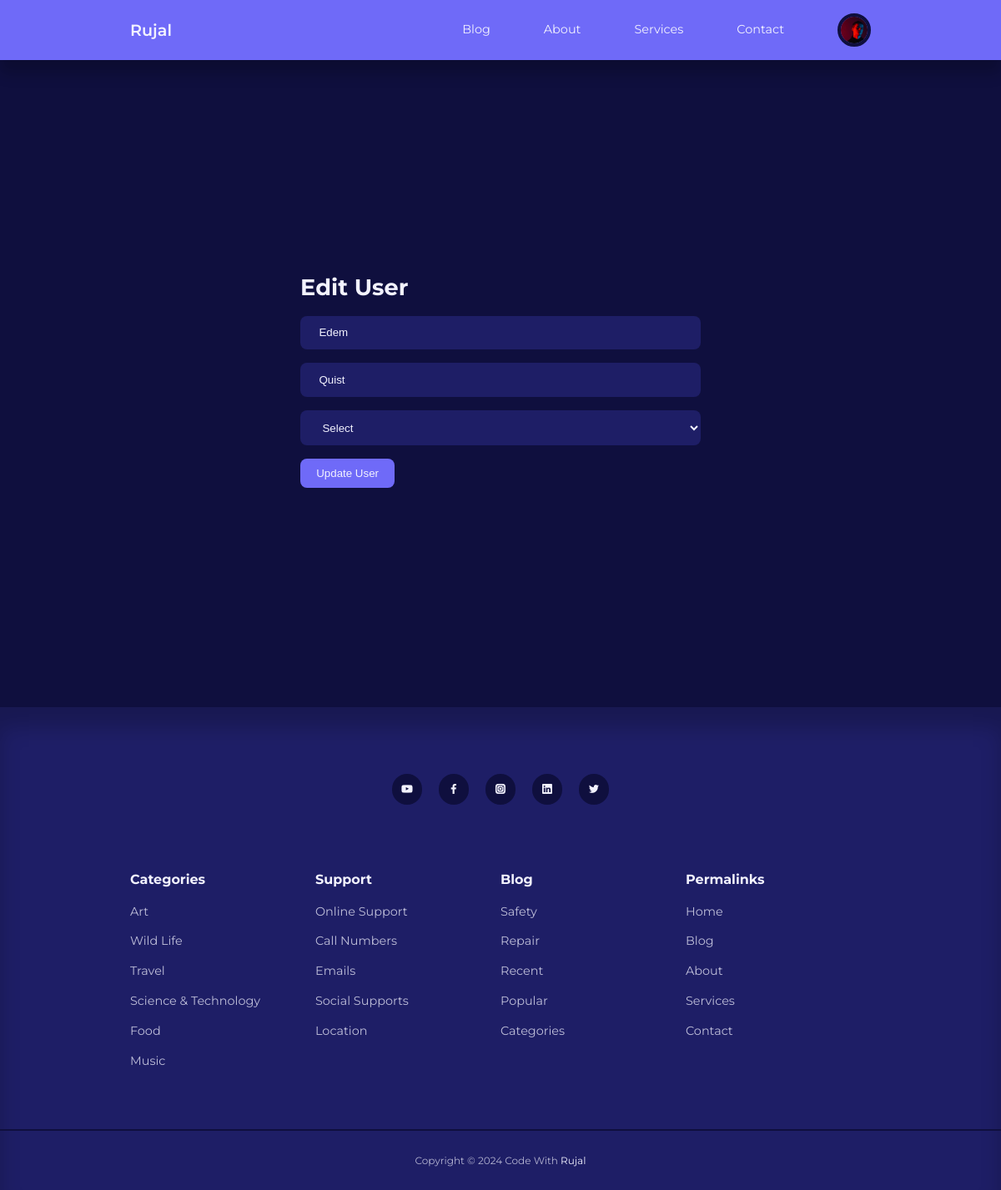
The app's page /admin/edit-user.php?id=11 (signed in) with its own data.
### tables this page shows
CREATE TABLE `users` (
  `id` int(11) UNSIGNED NOT NULL,
  `firstname` varchar(50) NOT NULL,
  `lastname` varchar(50) NOT NULL,
  `username` varchar(50) NOT NULL,
  `email` varchar(100) NOT NULL,
  `password` varchar(255) NOT NULL,
  `avatar` varchar(255) NOT NULL,
  `is_admin` tinyint(1) NOT NULL
);

### admin/partials/header.php (called while the page is built, shortened)
<?php
require '../partials/header.php';

### admin/edit-user.php (the view, shortened to what this page needs)
<?php
include 'partials/header.php';
if(isset($_GET['id'])) {
    $id = filter_var($_GET['id'], FILTER_SANITIZE_NUMBER_INT);
    $query = "SELECT * FROM users WHERE id=$id";
    $result = mysqli_query($connection, $query);
    $user = mysqli_fetch_assoc($result);
} else {
    header('location: ' . ROOT_URL . 'admin/manage-users.php');
    die();
}
?>
<section class="form__section">
    <div class="container form__section-container">
        <h2>Edit User</h2>
        <form action="<?= ROOT_URL ?>admin/edit-user-logic.php" method="POST">
            <input type="text" value="<?= $user['firstname'] ?>" name="firstname" placeholder="First Name">
            <input type="text" value="<?= $user['lastname'] ?>" name="lastname" placeholder="Last Name">
            <select name="userrole">
                <option>Select</option>
            </select>
            <button type="submit" name="submit" class="btn">Update User</button>
        </form>
    </div>
</section>
<?php
include '../partials/footer.php';
?>

### partials/header.php (shortened to what this page needs)
<?php
require 'config/database.php';
if(isset($_SESSION['user-id'])) {
    $id = filter_var($_SESSION['user-id'], FILTER_SANITIZE_NUMBER_INT);
    $query = "SELECT avatar FROM users WHERE id=$id";
    $result = mysqli_query($connection, $query);
    $avatar = mysqli_fetch_assoc($result);
}
?>
<!DOCTYPE html>
<html lang="en">
<head>
    <link rel="stylesheet" href="<?= ROOT_URL ?>assets/css/style.css">
    <link rel="stylesheet" href="https://unicons.iconscout.com/release/v4.0.0/css/line.css">
</head>
<body>
    <nav>
        <div class="container nav__container">
            <a href="<?= ROOT_URL ?>" class="nav__logo">Rujal</a>
            <ul class="nav__items">
                <li><a href="<?= ROOT_URL ?>blog.php">Blog</a></li>
                <li><a href="<?= ROOT_URL ?>about.php">About</a></li>
                <li><a href="<?= ROOT_URL ?>services.php">Services</a></li>
                <li><a href="<?= ROOT_URL ?>contact.php">Contact</a></li>
                <?php if(isset($_SESSION['user-id'])) : ?>
                    <li class="nav__profile">
                    <div class="avatar">
                        <img src= "<?= ROOT_URL . 'assets/images/' . $avatar['avatar'] ?>">
                    </div>
                </li>
                <?php else : ?>
                <li><a href="<?= ROOT_URL ?>signin.php">Signin</a></li>
                <?php endif ?>
            </ul>
        </div>
    </nav>

### assets/css/style.css (style rules this page uses)
:root { --color-primary: #6f6af8; --color-primary-light: hsl(242, 91%, 69%, 18%); --color-primary-variant: #5854c7; --color-red: #da0f3f; --color-red-variant: #ad1034; --color-red-light: hsl(346, 87%, 46%, 15%); --color-green: #00c476; --color-green-light: hsl(156, 100%, 38%, 15%); --color-gray-900: #1e1e66; --color-gray-700: #2b2b7c; --color-gray-300: rgba(242, 242, 254, 0.3); --color-gray-200: rgba(242, 242, 254, 0.7); --color-white: #f2f2fe; --color-bg: #0f0f3e; --transition: all 300ms ease; --container-width-lg: 74%; --container-width-md: 88%; --form-width: 40%; --card-border-radius-1: 0.3rem; --card-border-radius-2: 0.5rem; --card-border-radius-3: 0.8rem; --card-border-radius-4: 2rem; --card-border-radius-5: 5rem; }
* { margin: 0; padding: 0; outline: 0; border: 0; appearance: none; list-style: none; text-decoration: none; box-sizing: border-box; }
body { font-family: "Montserrat", serif; line-height: 1.6; color: var(--color-gray-200); overflow-x: hidden; background: var(--color-bg); font-size: 0.9rem; }
.container { width: var(--container-width-lg); max-width: 1800px; margin-inline: auto; }
section { margin-top: 3rem; width: 100vw; }
h1, h2, h3, h4, h5 { color: var(--color-white); line-height: 1.3; }
h2 { font-size: 1.7rem; margin: 1rem 0; }
a { color: var(--color-white); transition: var(--transition); }
img { display: block; width: 100%; object-fit: cover; }
nav { background: var(--color-primary); width: 100vw; height: 4.5rem; position: fixed; top: 0; z-index: 10; box-shadow: 0 1rem 1rem rgba(0, 0, 0, 0.2); }
.nav__container { height: 100%; display: flex; align-items: center; justify-content: space-between; }
.avatar { width: 2.5rem; height: 2.5rem; border-radius: 50%; overflow: hidden; border: 0.3rem solid var(--color-bg); }
.nav__logo { font-weight: 600; font-size: 1.2rem; }
.nav__items { display: flex; align-items: center; gap: 4rem; }
.nav__profile { position: relative; cursor: pointer; }
.btn { display: inline-block; width: fit-content; padding: 0.6rem 1.2rem; background-color: var(--color-primary); border-radius: var(--card-border-radius-2); cursor: pointer; transition: var(--transition); color: var(--color-white); }
.form__section { display: grid; place-items: center; height: 100vh; }
.form__section-container { width: var(--form-width); }
form { display: flex; flex-direction: column; gap: 1rem; }
input, textarea, select { padding: 0.8rem 1.4rem; background-color: var(--color-gray-900); border-radius: var(--card-border-radius-2); resize: none; color: var(--color-white); appearance: auto; }

### records on screen
users: avatar (picture)
users: firstname "Edem", lastname "Quist"
